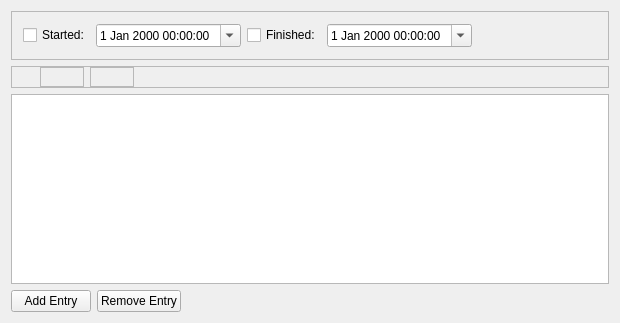
<?xml version="1.0" encoding="UTF-8"?>
<ui version="4.0">
 <author>Dag Andersen &lt;danders@get2net.dk&gt;</author>
 <class>KPlatoWork::TaskCompletionPanel</class>
 <widget class="QWidget" name="KPlatoWork::TaskCompletionPanel">
  <property name="geometry">
   <rect>
    <x>0</x>
    <y>0</y>
    <width>620</width>
    <height>323</height>
   </rect>
  </property>
  <property name="sizePolicy">
   <sizepolicy hsizetype="Preferred" vsizetype="Preferred">
    <horstretch>0</horstretch>
    <verstretch>0</verstretch>
   </sizepolicy>
  </property>
  <layout class="QVBoxLayout" name="verticalLayout">
   <item>
    <widget class="QFrame" name="frame">
     <property name="frameShape">
      <enum>QFrame::StyledPanel</enum>
     </property>
     <property name="frameShadow">
      <enum>QFrame::Raised</enum>
     </property>
     <layout class="QHBoxLayout" name="horizontalLayout">
      <item>
       <widget class="QCheckBox" name="started">
        <property name="text">
         <string>Started:</string>
        </property>
        <property name="shortcut">
         <string/>
        </property>
       </widget>
      </item>
      <item>
       <widget class="QDateTimeEdit" name="startTime">
        <property name="calendarPopup">
         <bool>true</bool>
        </property>
       </widget>
      </item>
      <item>
       <widget class="QCheckBox" name="finished">
        <property name="text">
         <string>Finished:</string>
        </property>
        <property name="shortcut">
         <string/>
        </property>
       </widget>
      </item>
      <item>
       <widget class="QDateTimeEdit" name="finishTime">
        <property name="calendarPopup">
         <bool>true</bool>
        </property>
       </widget>
      </item>
      <item>
       <spacer name="spacer">
        <property name="orientation">
         <enum>Qt::Horizontal</enum>
        </property>
        <property name="sizeHint" stdset="0">
         <size>
          <width>16</width>
          <height>25</height>
         </size>
        </property>
       </spacer>
      </item>
     </layout>
    </widget>
   </item>
   <item>
    <layout class="QHBoxLayout" name="horizontalLayout_7">
     <item>
      <widget class="QFrame" name="ui_plannedFrame">
       <property name="frameShape">
        <enum>QFrame::StyledPanel</enum>
       </property>
       <property name="frameShadow">
        <enum>QFrame::Raised</enum>
       </property>
       <layout class="QHBoxLayout" name="horizontalLayout_6">
        <property name="spacing">
         <number>10</number>
        </property>
        <property name="topMargin">
         <number>0</number>
        </property>
        <property name="bottomMargin">
         <number>0</number>
        </property>
        <item>
         <widget class="QLabel" name="ui_plannedLabel">
          <property name="text">
           <string/>
          </property>
          <property name="alignment">
           <set>Qt::AlignCenter</set>
          </property>
         </widget>
        </item>
        <item>
         <layout class="QHBoxLayout" name="horizontalLayout_5">
          <item>
           <widget class="QFrame" name="frame_2">
            <property name="frameShape">
             <enum>QFrame::StyledPanel</enum>
            </property>
            <property name="frameShadow">
             <enum>QFrame::Sunken</enum>
            </property>
            <layout class="QHBoxLayout" name="horizontalLayout_2">
             <property name="topMargin">
              <number>0</number>
             </property>
             <property name="bottomMargin">
              <number>0</number>
             </property>
             <item>
              <widget class="QLabel" name="ui_labelResource">
               <property name="text">
                <string/>
               </property>
              </widget>
             </item>
             <item>
              <widget class="QLabel" name="ui_plannedResource">
               <property name="text">
                <string/>
               </property>
              </widget>
             </item>
            </layout>
           </widget>
          </item>
          <item>
           <widget class="QFrame" name="frame_3">
            <property name="frameShape">
             <enum>QFrame::StyledPanel</enum>
            </property>
            <property name="frameShadow">
             <enum>QFrame::Sunken</enum>
            </property>
            <layout class="QHBoxLayout" name="horizontalLayout_4">
             <property name="topMargin">
              <number>0</number>
             </property>
             <property name="bottomMargin">
              <number>0</number>
             </property>
             <item>
              <widget class="QLabel" name="ui_labelTask">
               <property name="text">
                <string/>
               </property>
              </widget>
             </item>
             <item>
              <widget class="QLabel" name="ui_plannedTask">
               <property name="text">
                <string/>
               </property>
              </widget>
             </item>
            </layout>
           </widget>
          </item>
         </layout>
        </item>
        <item>
         <spacer>
          <property name="orientation">
           <enum>Qt::Horizontal</enum>
          </property>
          <property name="sizeHint" stdset="0">
           <size>
            <width>40</width>
            <height>20</height>
           </size>
          </property>
         </spacer>
        </item>
       </layout>
      </widget>
     </item>
    </layout>
   </item>
   <item>
    <widget class="KPlato::CompletionEntryEditor" name="entryTable">
     <property name="tabKeyNavigation">
      <bool>false</bool>
     </property>
     <attribute name="verticalHeaderVisible">
      <bool>false</bool>
     </attribute>
    </widget>
   </item>
   <item>
    <layout class="QHBoxLayout" name="horizontalLayout_3">
     <item>
      <widget class="QPushButton" name="addEntryBtn">
       <property name="text">
        <string>Add Entry</string>
       </property>
      </widget>
     </item>
     <item>
      <widget class="QPushButton" name="removeEntryBtn">
       <property name="text">
        <string>Remove Entry</string>
       </property>
      </widget>
     </item>
     <item>
      <spacer name="horizontalSpacer">
       <property name="orientation">
        <enum>Qt::Horizontal</enum>
       </property>
       <property name="sizeHint" stdset="0">
        <size>
         <width>40</width>
         <height>20</height>
        </size>
       </property>
      </spacer>
     </item>
    </layout>
   </item>
  </layout>
 </widget>
 <layoutdefault spacing="6" margin="11"/>
 <customwidgets>
  <customwidget>
   <class>KPlato::CompletionEntryEditor</class>
   <extends>QTableView</extends>
   <header>kptusedefforteditor.h</header>
  </customwidget>
 </customwidgets>
 <tabstops>
  <tabstop>started</tabstop>
  <tabstop>startTime</tabstop>
  <tabstop>finished</tabstop>
  <tabstop>finishTime</tabstop>
  <tabstop>entryTable</tabstop>
 </tabstops>
 <includes>
  <include location="local">kdatetimewidget.h</include>
  <include location="local">kdatewidget.h</include>
  <include location="local">knuminput.h</include>
  <include location="local">kptusedefforteditor.h</include>
 </includes>
 <resources/>
 <connections/>
</ui>
